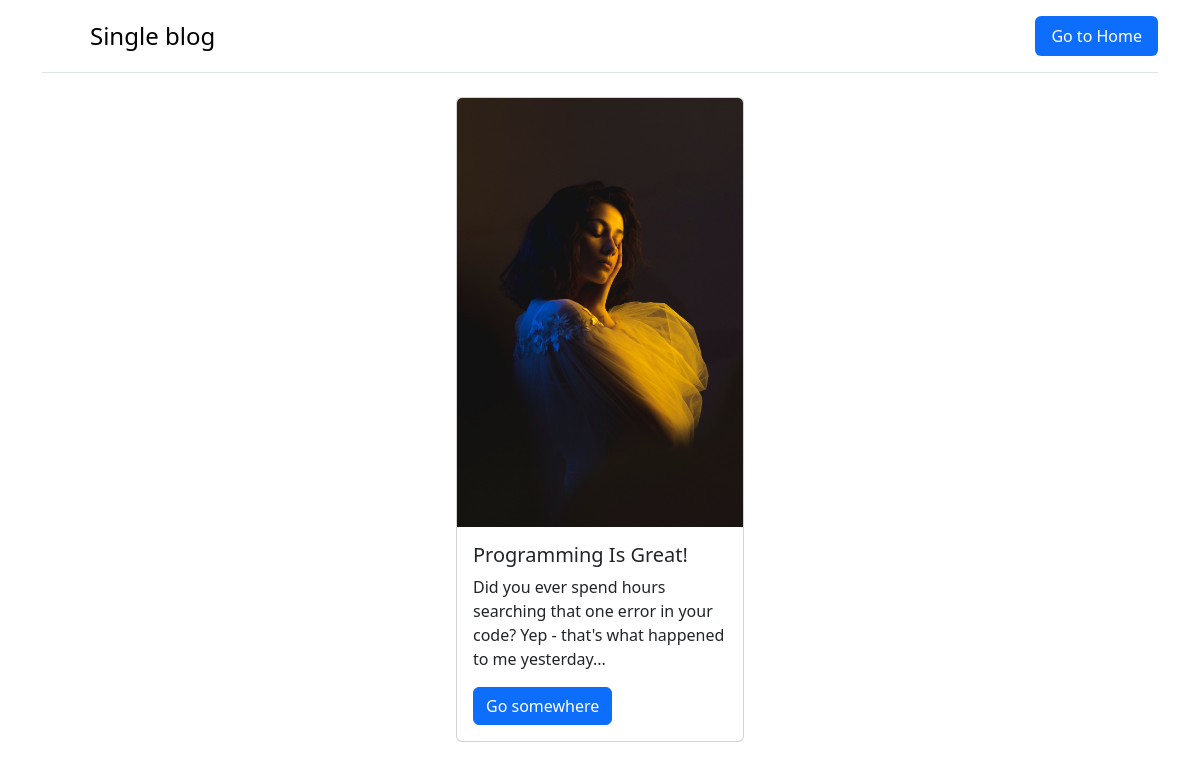
The app's page /projects/programming-is-great with its own data.
### blog/models.py (models this page shows, shortened)
class Post(models.Model):
    title = models.CharField(max_length=100)
    excerpt = models.CharField(max_length=500)
    image_name = models.CharField(max_length=200)
    date = models.DateField(auto_now_add=True)
    content = models.CharField(max_length=900)
    author = models.ForeignKey(Author, on_delete=models.CASCADE, null=False)
    tags = models.ManyToManyField(Tag, null=False, default="")
    slug = models.SlugField(unique=True, db_index=True)

### blog/views.py (the view)
# urls.py: path("projects/<slug:slug>", views.single_blog, name="single_blog"),
def single_blog(request, slug):
    single_post = get_object_or_404(Post, slug=slug)
    return render(request, "blog/single_blog.html", {
        "single_posts": single_post
    })

### blog/templates/blog/single_blog.html (shortened to what this page needs)
{% load static %}
<!DOCTYPE html>
<html lang="en">
<head>
    <link rel="stylesheet" href="{% static './css/bootstrap.css'%}">
</head>
<body>
  <div class="container">
    <header class="d-flex flex-wrap justify-content-center py-3 mb-4 border-bottom">
      <a href="/" class="d-flex align-items-center mb-3 mb-md-0 me-md-auto link-body-emphasis text-decoration-none">
        <svg class="bi me-2" width="40" height="32"><use xlink:href="#bootstrap"></use></svg>
        <span class="fs-4">Single blog</span>
      </a>
      <ul class="nav nav-pills">
        <li class="nav-item"><a href="{% url "home" %}" class="nav-link active" aria-current="page">Go to Home</a></li>
      </ul>
    </header>
  </div>
  <div styles="margin-top: 500px">
  <div class="d-flex justify-content-around">
    <div class="card" style="width: 18rem;">
        <img src="{% static './images/'|add:single_posts.image_name %}" class="card-img-top" alt="...">
        <div class="card-body">
          <h5 class="card-title">{{ single_posts.title }}</h5>
          <p class="card-text">{{ single_posts.excerpt }}</p>
          <a href="#" class="btn btn-primary">Go somewhere</a>
        </div>
      </div>
    </div>
  </div>
</body>
</html>

### records on screen
Post: image_name (picture), title "Programming Is Great!", excerpt "Did you ever spend hours searching that one error in your code? Yep - that's what happened to me yesterday..."
